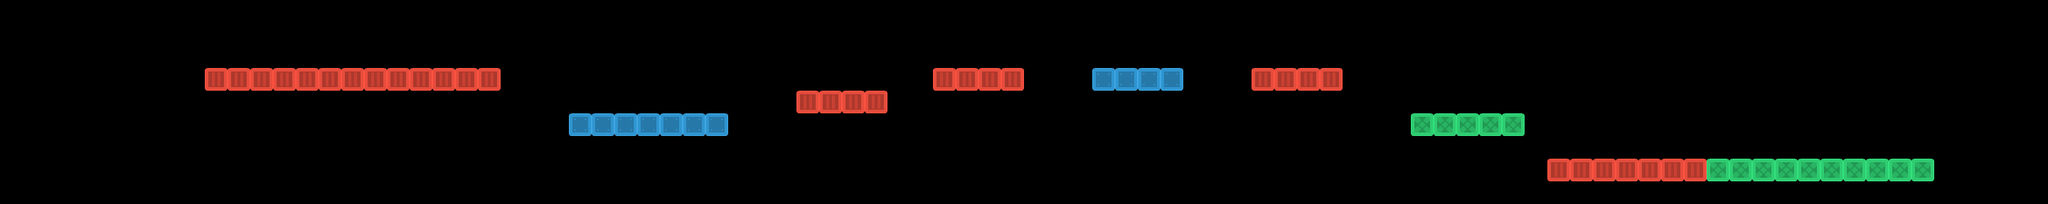

The image is a tile-based game level rendered from a .tmx file. Its description and source (layers, tilesets, objects; grid data summarised) follow:
An orthogonal 90x9 tile map with 32x32 px tiles, 3 tile layers (blue, green, red), 3 tilesets and 12 objects.

<map version="1.0" tiledversion="1.0.2" orientation="orthogonal" renderorder="left-up" width="90" height="9" tilewidth="32" tileheight="32" nextobjectid="18">
 <tileset firstgid="1" source="redBlock.tsx" />
 <tileset firstgid="2" source="blueBlock.tsx" />
 <tileset firstgid="3" source="greenBlock.tsx" />
 <objectgroup name="end">
  <object id="1" x="2624" y="160">
   <ellipse />
  </object>
 </objectgroup>
 <objectgroup name="spawnPoint">
  <object id="17" x="449" y="62">
   <ellipse />
  </object>
 </objectgroup>
 <objectgroup name="coins">
  <object id="3" x="2464" y="192">
   <ellipse />
  </object>
  <object id="4" x="2368" y="192">
   <ellipse />
  </object>
  <object id="5" x="2272" y="192">
   <ellipse />
  </object>
  <object id="6" x="2560" y="192">
   <ellipse />
  </object>
  <object id="7" x="2067" y="129">
   <ellipse />
  </object>
  <object id="9" x="1600" y="64">
   <ellipse />
  </object>
  <object id="10" x="1024" y="96">
   <ellipse />
  </object>
  <object id="12" x="1632" y="64">
   <ellipse />
  </object>
  <object id="13" x="1568" y="64">
   <ellipse />
  </object>
  <object id="15" x="1152" y="96">
   <ellipse />
  </object>
 </objectgroup>
 <layer name="blue" width="90" height="9">
  <data>[810 cells, 11 non-empty, 1 distinct tile ids]</data>
 </layer>
 <layer name="green" width="90" height="9">
  <data>[810 cells, 15 non-empty, 1 distinct tile ids]</data>
 </layer>
 <layer name="red" width="90" height="9">
  <data>[810 cells, 32 non-empty, 1 distinct tile ids]</data>
 </layer>
</map>
